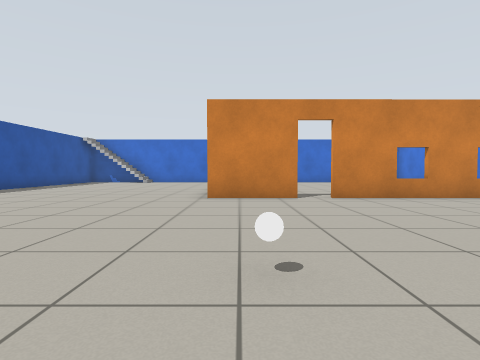
[1] (above)

16 first-person views from a walk through a robot-simulator world made for Gazebo. The camera is 0.72 m above the floor, tilts 2° down and sees 80° across. The floor is counted in squares, 1 m on a side. Each view is taken from the middle of a square. On the plan, view 1 faces up. The plan holds only what a view shows up to about 10 squares ahead; the rest is blank.

[2]
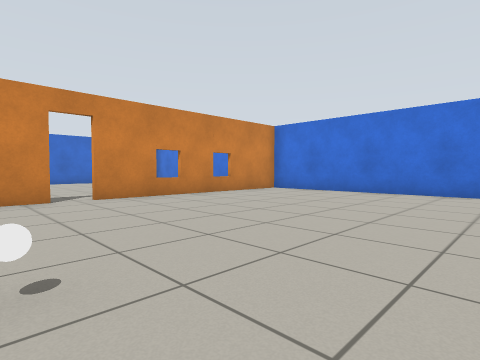

[3]
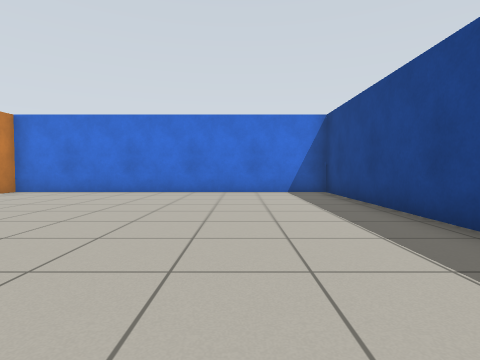

[4]
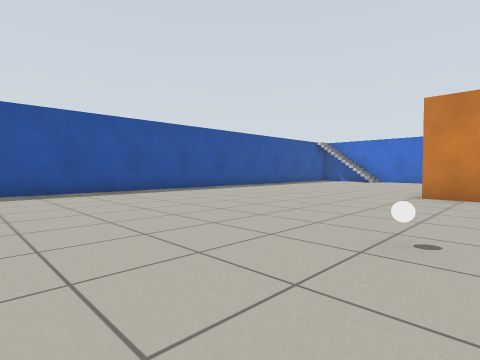

[5]
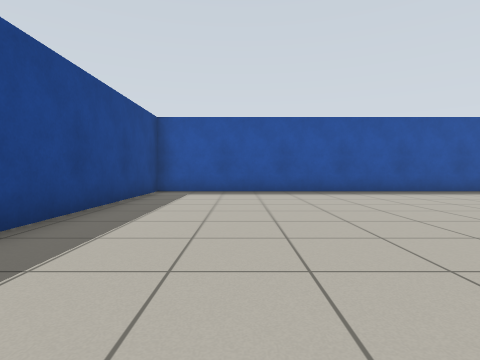

[6]
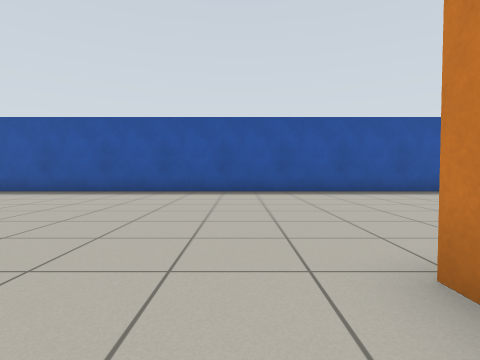

[7]
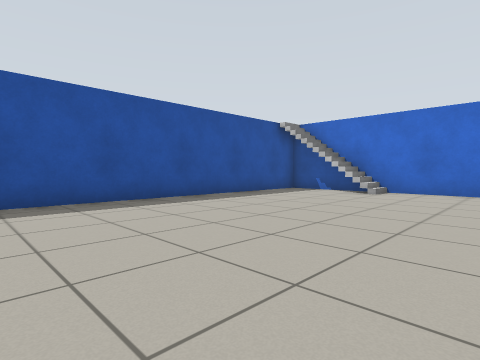

[8]
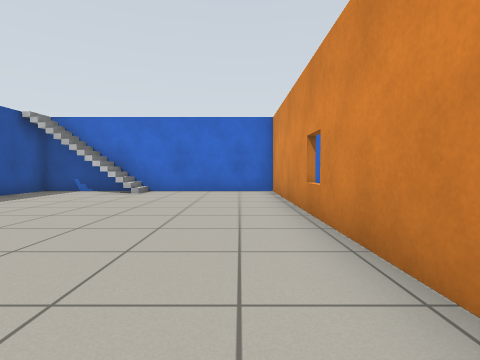

[9]
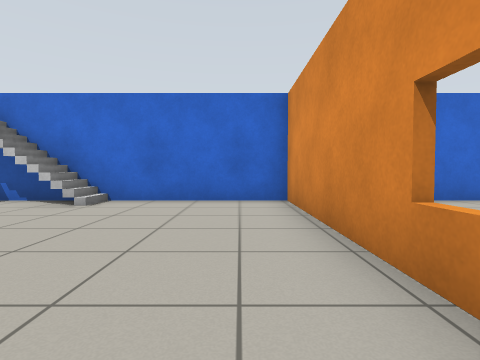

[10]
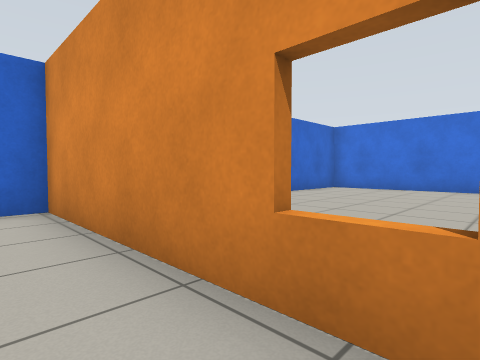

[11]
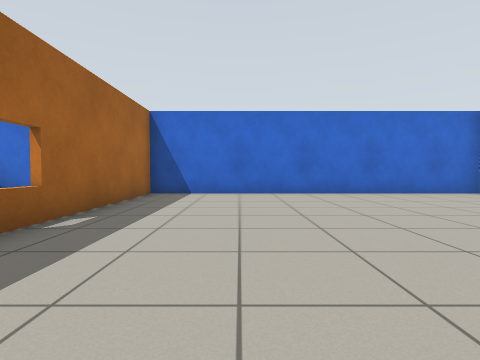

[12]
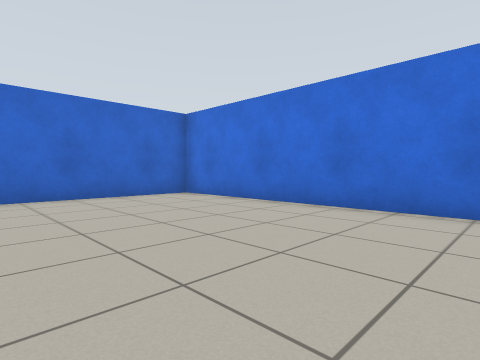

[13]
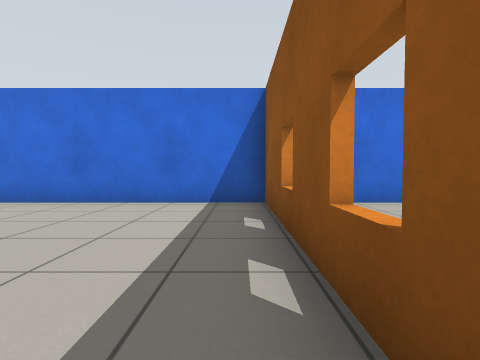

[14]
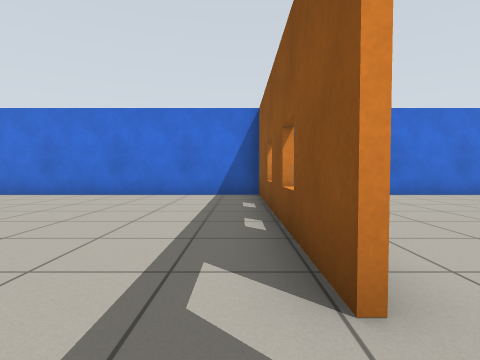

[15]
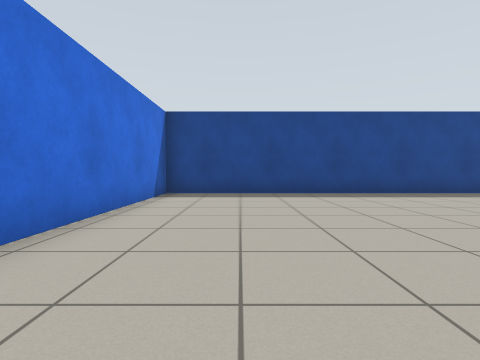

[16]
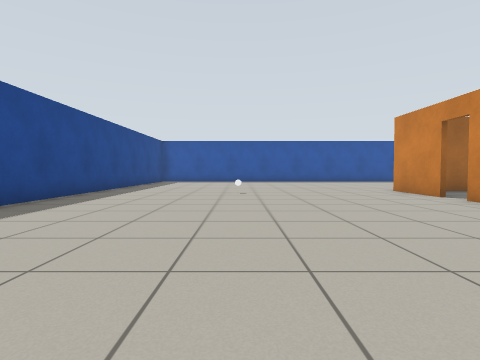

### Floor plan
Points are (right, up) in squares from view 1. A wall is a line through its corners. A room is listed if a view was taken in it or the views show most of it. See-through windows are left out.
Room 1 (views 1, 2, 3, 4, 5, 6, 7, 8, 9, 10, 15, 16)
walls: (-0.8, 8.3) (-0.9, 16.7) (-8.7, 16.7) (-8.7, -2.8) (9.3, -2.8) (9.3, 7); (1.5, 7.3) (-0.9, 7.3); (7, 7.3) (2.3, 7.3); (9.4, 7.3) (8.6, 7.3)
ways out: open door at (2, 7) to room 2
objects: stairs (-8, 16); white ball (0, 2)
Room 2 (views 11, 12, 13, 14)
walls: (2.3, 7.4) (9.4, 7.4); (9.3, 7) (9.3, 16.7) (-0.7, 16.7) (-0.7, 8.9)
ways out: open door at (2, 7) to room 1

Where each view was taken, in squares from view 1:
view 1: 0 up, 0 right, facing up
view 2: 0 up, 0 right, facing up-right
view 3: 0 up, 0 right, facing right
view 4: 1 down, 1 right, facing up-left
view 5: 0 up, 1 right, facing left
view 6: 6 up, 1 right, facing left
view 7: 7 up, 2 left, facing up-left
view 8: 7 up, 2 left, facing up
view 9: 10 up, 2 left, facing up
view 10: 11 up, 2 left, facing up-right
view 11: 8 up, 2 right, facing up
view 12: 9 up, 4 right, facing up-right
view 13: 8 up, 3 right, facing right
view 14: 8 up, 1 right, facing right
view 15: 6 up, 7 right, facing down
view 16: 2 up, 9 right, facing left
